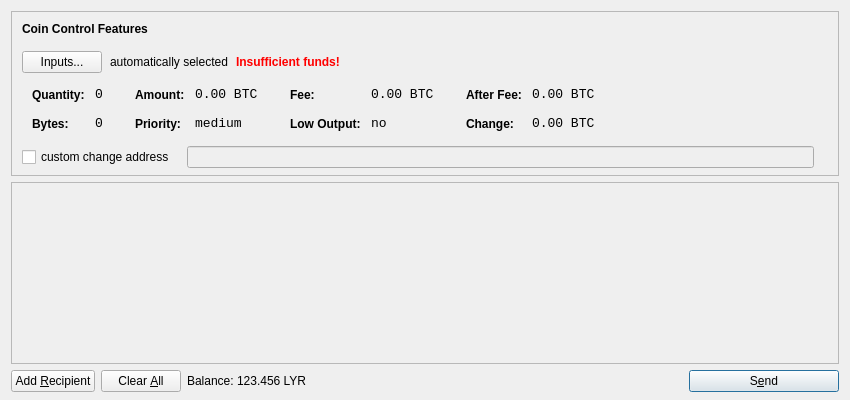
<?xml version="1.0" encoding="UTF-8"?>
<ui version="4.0">
 <class>SendCoinsDialog</class>
 <widget class="QDialog" name="SendCoinsDialog">
  <property name="geometry">
   <rect>
    <x>0</x>
    <y>0</y>
    <width>850</width>
    <height>400</height>
   </rect>
  </property>
  <property name="windowTitle">
   <string>Send Coins</string>
  </property>
  <layout class="QVBoxLayout" name="verticalLayout" stretch="0,1,0">
   <property name="bottomMargin">
    <number>8</number>
   </property>
   <item>
    <widget class="QFrame" name="frameCoinControl">
     <property name="sizePolicy">
      <sizepolicy hsizetype="Expanding" vsizetype="Expanding">
       <horstretch>0</horstretch>
       <verstretch>0</verstretch>
      </sizepolicy>
     </property>
     <property name="maximumSize">
      <size>
       <width>16777215</width>
       <height>16777215</height>
      </size>
     </property>
     <property name="frameShape">
      <enum>QFrame::StyledPanel</enum>
     </property>
     <property name="frameShadow">
      <enum>QFrame::Sunken</enum>
     </property>
     <layout class="QVBoxLayout" name="verticalLayoutCoinControl2">
      <property name="spacing">
       <number>-1</number>
      </property>
      <property name="leftMargin">
       <number>0</number>
      </property>
      <property name="topMargin">
       <number>0</number>
      </property>
      <property name="rightMargin">
       <number>0</number>
      </property>
      <property name="bottomMargin">
       <number>6</number>
      </property>
      <item>
       <layout class="QVBoxLayout" name="verticalLayoutCoinControl" stretch="0,0,0,0,1">
        <property name="spacing">
         <number>0</number>
        </property>
        <property name="leftMargin">
         <number>10</number>
        </property>
        <property name="topMargin">
         <number>10</number>
        </property>
        <item>
         <layout class="QHBoxLayout" name="horizontalLayoutCoinControl1">
          <property name="bottomMargin">
           <number>15</number>
          </property>
          <item>
           <widget class="QLabel" name="labelCoinControlFeatures">
            <property name="sizePolicy">
             <sizepolicy hsizetype="Preferred" vsizetype="Maximum">
              <horstretch>0</horstretch>
              <verstretch>0</verstretch>
             </sizepolicy>
            </property>
            <property name="font">
             <font>
              <weight>75</weight>
              <bold>true</bold>
             </font>
            </property>
            <property name="styleSheet">
             <string notr="true">font-weight:bold;</string>
            </property>
            <property name="text">
             <string>Coin Control Features</string>
            </property>
           </widget>
          </item>
         </layout>
        </item>
        <item>
         <layout class="QHBoxLayout" name="horizontalLayoutCoinControl2" stretch="0,0,0,0">
          <property name="spacing">
           <number>8</number>
          </property>
          <property name="bottomMargin">
           <number>10</number>
          </property>
          <item>
           <widget class="QPushButton" name="pushButtonCoinControl">
            <property name="styleSheet">
             <string notr="true"/>
            </property>
            <property name="text">
             <string>Inputs...</string>
            </property>
           </widget>
          </item>
          <item>
           <widget class="QLabel" name="labelCoinControlAutomaticallySelected">
            <property name="text">
             <string>automatically selected</string>
            </property>
            <property name="margin">
             <number>5</number>
            </property>
           </widget>
          </item>
          <item>
           <widget class="QLabel" name="labelCoinControlInsuffFunds">
            <property name="font">
             <font>
              <weight>75</weight>
              <bold>true</bold>
             </font>
            </property>
            <property name="styleSheet">
             <string notr="true">color:red;font-weight:bold;</string>
            </property>
            <property name="text">
             <string>Insufficient funds!</string>
            </property>
            <property name="margin">
             <number>5</number>
            </property>
           </widget>
          </item>
          <item>
           <spacer name="horizontalSpacerCoinControl">
            <property name="orientation">
             <enum>Qt::Horizontal</enum>
            </property>
            <property name="sizeHint" stdset="0">
             <size>
              <width>40</width>
              <height>1</height>
             </size>
            </property>
           </spacer>
          </item>
         </layout>
        </item>
        <item>
         <widget class="QWidget" name="widgetCoinControl" native="true">
          <property name="sizePolicy">
           <sizepolicy hsizetype="Preferred" vsizetype="Preferred">
            <horstretch>0</horstretch>
            <verstretch>0</verstretch>
           </sizepolicy>
          </property>
          <property name="minimumSize">
           <size>
            <width>0</width>
            <height>0</height>
           </size>
          </property>
          <property name="styleSheet">
           <string notr="true"/>
          </property>
          <layout class="QHBoxLayout" name="horizontalLayoutCoinControl5">
           <property name="margin">
            <number>0</number>
           </property>
           <item>
            <layout class="QHBoxLayout" name="horizontalLayoutCoinControl3" stretch="0,0,0,1">
             <property name="spacing">
              <number>20</number>
             </property>
             <property name="topMargin">
              <number>0</number>
             </property>
             <property name="bottomMargin">
              <number>10</number>
             </property>
             <item>
              <layout class="QFormLayout" name="formLayoutCoinControl1">
               <property name="horizontalSpacing">
                <number>10</number>
               </property>
               <property name="verticalSpacing">
                <number>14</number>
               </property>
               <property name="leftMargin">
                <number>10</number>
               </property>
               <property name="topMargin">
                <number>4</number>
               </property>
               <property name="rightMargin">
                <number>6</number>
               </property>
               <item row="0" column="0">
                <widget class="QLabel" name="labelCoinControlQuantityText">
                 <property name="styleSheet">
                  <string notr="true">font-weight:bold;</string>
                 </property>
                 <property name="text">
                  <string>Quantity:</string>
                 </property>
                 <property name="margin">
                  <number>0</number>
                 </property>
                </widget>
               </item>
               <item row="0" column="1">
                <widget class="QLabel" name="labelCoinControlQuantity">
                 <property name="font">
                  <font>
                   <family>Monospace</family>
                   <pointsize>10</pointsize>
                  </font>
                 </property>
                 <property name="cursor">
                  <cursorShape>IBeamCursor</cursorShape>
                 </property>
                 <property name="contextMenuPolicy">
                  <enum>Qt::ActionsContextMenu</enum>
                 </property>
                 <property name="text">
                  <string notr="true">0</string>
                 </property>
                 <property name="margin">
                  <number>0</number>
                 </property>
                 <property name="textInteractionFlags">
                  <set>Qt::LinksAccessibleByMouse|Qt::TextSelectableByKeyboard|Qt::TextSelectableByMouse</set>
                 </property>
                </widget>
               </item>
               <item row="1" column="0">
                <widget class="QLabel" name="labelCoinControlBytesText">
                 <property name="styleSheet">
                  <string notr="true">font-weight:bold;</string>
                 </property>
                 <property name="text">
                  <string>Bytes:</string>
                 </property>
                </widget>
               </item>
               <item row="1" column="1">
                <widget class="QLabel" name="labelCoinControlBytes">
                 <property name="font">
                  <font>
                   <family>Monospace</family>
                   <pointsize>10</pointsize>
                  </font>
                 </property>
                 <property name="cursor">
                  <cursorShape>IBeamCursor</cursorShape>
                 </property>
                 <property name="contextMenuPolicy">
                  <enum>Qt::ActionsContextMenu</enum>
                 </property>
                 <property name="text">
                  <string notr="true">0</string>
                 </property>
                 <property name="textInteractionFlags">
                  <set>Qt::LinksAccessibleByMouse|Qt::TextSelectableByKeyboard|Qt::TextSelectableByMouse</set>
                 </property>
                </widget>
               </item>
              </layout>
             </item>
             <item>
              <layout class="QFormLayout" name="formLayoutCoinControl2">
               <property name="horizontalSpacing">
                <number>10</number>
               </property>
               <property name="verticalSpacing">
                <number>14</number>
               </property>
               <property name="leftMargin">
                <number>6</number>
               </property>
               <property name="topMargin">
                <number>4</number>
               </property>
               <property name="rightMargin">
                <number>6</number>
               </property>
               <item row="0" column="0">
                <widget class="QLabel" name="labelCoinControlAmountText">
                 <property name="styleSheet">
                  <string notr="true">font-weight:bold;</string>
                 </property>
                 <property name="text">
                  <string>Amount:</string>
                 </property>
                 <property name="margin">
                  <number>0</number>
                 </property>
                </widget>
               </item>
               <item row="0" column="1">
                <widget class="QLabel" name="labelCoinControlAmount">
                 <property name="font">
                  <font>
                   <family>Monospace</family>
                   <pointsize>10</pointsize>
                  </font>
                 </property>
                 <property name="cursor">
                  <cursorShape>IBeamCursor</cursorShape>
                 </property>
                 <property name="contextMenuPolicy">
                  <enum>Qt::ActionsContextMenu</enum>
                 </property>
                 <property name="text">
                  <string notr="true">0.00 BTC</string>
                 </property>
                 <property name="textInteractionFlags">
                  <set>Qt::LinksAccessibleByMouse|Qt::TextSelectableByKeyboard|Qt::TextSelectableByMouse</set>
                 </property>
                </widget>
               </item>
               <item row="1" column="0">
                <widget class="QLabel" name="labelCoinControlPriorityText">
                 <property name="styleSheet">
                  <string notr="true">font-weight:bold;</string>
                 </property>
                 <property name="text">
                  <string>Priority:</string>
                 </property>
                </widget>
               </item>
               <item row="1" column="1">
                <widget class="QLabel" name="labelCoinControlPriority">
                 <property name="font">
                  <font>
                   <family>Monospace</family>
                   <pointsize>10</pointsize>
                  </font>
                 </property>
                 <property name="cursor">
                  <cursorShape>IBeamCursor</cursorShape>
                 </property>
                 <property name="contextMenuPolicy">
                  <enum>Qt::ActionsContextMenu</enum>
                 </property>
                 <property name="text">
                  <string>medium</string>
                 </property>
                 <property name="textInteractionFlags">
                  <set>Qt::LinksAccessibleByMouse|Qt::TextSelectableByKeyboard|Qt::TextSelectableByMouse</set>
                 </property>
                </widget>
               </item>
              </layout>
             </item>
             <item>
              <layout class="QFormLayout" name="formLayoutCoinControl3">
               <property name="horizontalSpacing">
                <number>10</number>
               </property>
               <property name="verticalSpacing">
                <number>14</number>
               </property>
               <property name="leftMargin">
                <number>6</number>
               </property>
               <property name="topMargin">
                <number>4</number>
               </property>
               <property name="rightMargin">
                <number>6</number>
               </property>
               <item row="0" column="0">
                <widget class="QLabel" name="labelCoinControlFeeText">
                 <property name="styleSheet">
                  <string notr="true">font-weight:bold;</string>
                 </property>
                 <property name="text">
                  <string>Fee:</string>
                 </property>
                 <property name="margin">
                  <number>0</number>
                 </property>
                </widget>
               </item>
               <item row="0" column="1">
                <widget class="QLabel" name="labelCoinControlFee">
                 <property name="font">
                  <font>
                   <family>Monospace</family>
                   <pointsize>10</pointsize>
                  </font>
                 </property>
                 <property name="cursor">
                  <cursorShape>IBeamCursor</cursorShape>
                 </property>
                 <property name="contextMenuPolicy">
                  <enum>Qt::ActionsContextMenu</enum>
                 </property>
                 <property name="text">
                  <string notr="true">0.00 BTC</string>
                 </property>
                 <property name="textInteractionFlags">
                  <set>Qt::LinksAccessibleByMouse|Qt::TextSelectableByKeyboard|Qt::TextSelectableByMouse</set>
                 </property>
                </widget>
               </item>
               <item row="1" column="0">
                <widget class="QLabel" name="labelCoinControlLowOutputText">
                 <property name="styleSheet">
                  <string notr="true">font-weight:bold;</string>
                 </property>
                 <property name="text">
                  <string>Low Output:</string>
                 </property>
                </widget>
               </item>
               <item row="1" column="1">
                <widget class="QLabel" name="labelCoinControlLowOutput">
                 <property name="font">
                  <font>
                   <family>Monospace</family>
                   <pointsize>10</pointsize>
                  </font>
                 </property>
                 <property name="cursor">
                  <cursorShape>IBeamCursor</cursorShape>
                 </property>
                 <property name="contextMenuPolicy">
                  <enum>Qt::ActionsContextMenu</enum>
                 </property>
                 <property name="text">
                  <string>no</string>
                 </property>
                 <property name="textInteractionFlags">
                  <set>Qt::LinksAccessibleByMouse|Qt::TextSelectableByKeyboard|Qt::TextSelectableByMouse</set>
                 </property>
                </widget>
               </item>
              </layout>
             </item>
             <item>
              <layout class="QFormLayout" name="formLayoutCoinControl4">
               <property name="horizontalSpacing">
                <number>10</number>
               </property>
               <property name="verticalSpacing">
                <number>14</number>
               </property>
               <property name="leftMargin">
                <number>6</number>
               </property>
               <property name="topMargin">
                <number>4</number>
               </property>
               <property name="rightMargin">
                <number>6</number>
               </property>
               <item row="0" column="0">
                <widget class="QLabel" name="labelCoinControlAfterFeeText">
                 <property name="styleSheet">
                  <string notr="true">font-weight:bold;</string>
                 </property>
                 <property name="text">
                  <string>After Fee:</string>
                 </property>
                 <property name="margin">
                  <number>0</number>
                 </property>
                </widget>
               </item>
               <item row="0" column="1">
                <widget class="QLabel" name="labelCoinControlAfterFee">
                 <property name="font">
                  <font>
                   <family>Monospace</family>
                   <pointsize>10</pointsize>
                  </font>
                 </property>
                 <property name="cursor">
                  <cursorShape>IBeamCursor</cursorShape>
                 </property>
                 <property name="contextMenuPolicy">
                  <enum>Qt::ActionsContextMenu</enum>
                 </property>
                 <property name="text">
                  <string notr="true">0.00 BTC</string>
                 </property>
                 <property name="textInteractionFlags">
                  <set>Qt::LinksAccessibleByMouse|Qt::TextSelectableByKeyboard|Qt::TextSelectableByMouse</set>
                 </property>
                </widget>
               </item>
               <item row="1" column="0">
                <widget class="QLabel" name="labelCoinControlChangeText">
                 <property name="styleSheet">
                  <string notr="true">font-weight:bold;</string>
                 </property>
                 <property name="text">
                  <string>Change:</string>
                 </property>
                </widget>
               </item>
               <item row="1" column="1">
                <widget class="QLabel" name="labelCoinControlChange">
                 <property name="font">
                  <font>
                   <family>Monospace</family>
                   <pointsize>10</pointsize>
                  </font>
                 </property>
                 <property name="cursor">
                  <cursorShape>IBeamCursor</cursorShape>
                 </property>
                 <property name="contextMenuPolicy">
                  <enum>Qt::ActionsContextMenu</enum>
                 </property>
                 <property name="text">
                  <string notr="true">0.00 BTC</string>
                 </property>
                 <property name="textInteractionFlags">
                  <set>Qt::LinksAccessibleByMouse|Qt::TextSelectableByKeyboard|Qt::TextSelectableByMouse</set>
                 </property>
                </widget>
               </item>
              </layout>
             </item>
            </layout>
           </item>
          </layout>
         </widget>
        </item>
        <item>
         <layout class="QHBoxLayout" name="horizontalLayoutCoinControl4" stretch="0,0,0">
          <property name="spacing">
           <number>12</number>
          </property>
          <property name="sizeConstraint">
           <enum>QLayout::SetDefaultConstraint</enum>
          </property>
          <property name="topMargin">
           <number>5</number>
          </property>
          <property name="rightMargin">
           <number>5</number>
          </property>
          <item>
           <widget class="QCheckBox" name="checkBoxCoinControlChange">
            <property name="text">
             <string>custom change address</string>
            </property>
           </widget>
          </item>
          <item>
           <widget class="QLineEdit" name="lineEditCoinControlChange">
            <property name="enabled">
             <bool>false</bool>
            </property>
            <property name="sizePolicy">
             <sizepolicy hsizetype="Expanding" vsizetype="Fixed">
              <horstretch>0</horstretch>
              <verstretch>0</verstretch>
             </sizepolicy>
            </property>
           </widget>
          </item>
          <item>
           <widget class="QLabel" name="labelCoinControlChangeLabel">
            <property name="sizePolicy">
             <sizepolicy hsizetype="Preferred" vsizetype="Expanding">
              <horstretch>0</horstretch>
              <verstretch>0</verstretch>
             </sizepolicy>
            </property>
            <property name="minimumSize">
             <size>
              <width>0</width>
              <height>0</height>
             </size>
            </property>
            <property name="text">
             <string/>
            </property>
            <property name="margin">
             <number>3</number>
            </property>
           </widget>
          </item>
         </layout>
        </item>
        <item>
         <spacer name="verticalSpacerCoinControl">
          <property name="orientation">
           <enum>Qt::Vertical</enum>
          </property>
          <property name="sizeHint" stdset="0">
           <size>
            <width>800</width>
            <height>1</height>
           </size>
          </property>
         </spacer>
        </item>
       </layout>
      </item>
     </layout>
    </widget>
   </item>
   <item>
    <widget class="QScrollArea" name="scrollArea">
     <property name="widgetResizable">
      <bool>true</bool>
     </property>
     <widget class="QWidget" name="scrollAreaWidgetContents">
      <property name="geometry">
       <rect>
        <x>0</x>
        <y>0</y>
        <width>830</width>
        <height>165</height>
       </rect>
      </property>
      <layout class="QVBoxLayout" name="verticalLayout_2">
       <property name="margin">
        <number>0</number>
       </property>
       <item>
        <layout class="QVBoxLayout" name="entries">
         <property name="spacing">
          <number>6</number>
         </property>
        </layout>
       </item>
       <item>
        <spacer name="verticalSpacer">
         <property name="orientation">
          <enum>Qt::Vertical</enum>
         </property>
         <property name="sizeHint" stdset="0">
          <size>
           <width>20</width>
           <height>40</height>
          </size>
         </property>
        </spacer>
       </item>
      </layout>
     </widget>
    </widget>
   </item>
   <item>
    <layout class="QHBoxLayout" name="horizontalLayout">
     <item>
      <widget class="QPushButton" name="addButton">
       <property name="toolTip">
        <string>Send to multiple recipients at once</string>
       </property>
       <property name="text">
        <string>Add &amp;Recipient</string>
       </property>
       <property name="icon">
        <iconset resource="../bitcoin.qrc">
         <normaloff>:/icons/add</normaloff>:/icons/add</iconset>
       </property>
       <property name="autoDefault">
        <bool>false</bool>
       </property>
      </widget>
     </item>
     <item>
      <widget class="QPushButton" name="clearButton">
       <property name="sizePolicy">
        <sizepolicy hsizetype="Minimum" vsizetype="Fixed">
         <horstretch>0</horstretch>
         <verstretch>0</verstretch>
        </sizepolicy>
       </property>
       <property name="toolTip">
        <string>Remove all transaction fields</string>
       </property>
       <property name="text">
        <string>Clear &amp;All</string>
       </property>
       <property name="icon">
        <iconset resource="../bitcoin.qrc">
         <normaloff>:/icons/remove</normaloff>:/icons/remove</iconset>
       </property>
       <property name="autoRepeatDelay">
        <number>300</number>
       </property>
       <property name="autoDefault">
        <bool>false</bool>
       </property>
      </widget>
     </item>
     <item>
      <layout class="QHBoxLayout" name="horizontalLayout_2">
       <property name="spacing">
        <number>3</number>
       </property>
       <item>
        <widget class="QLabel" name="label">
         <property name="text">
          <string>Balance:</string>
         </property>
        </widget>
       </item>
       <item>
        <widget class="QLabel" name="labelBalance">
         <property name="cursor">
          <cursorShape>IBeamCursor</cursorShape>
         </property>
         <property name="text">
          <string>123.456 LYR</string>
         </property>
         <property name="textInteractionFlags">
          <set>Qt::LinksAccessibleByMouse|Qt::TextSelectableByKeyboard|Qt::TextSelectableByMouse</set>
         </property>
        </widget>
       </item>
      </layout>
     </item>
     <item>
      <spacer name="horizontalSpacer">
       <property name="orientation">
        <enum>Qt::Horizontal</enum>
       </property>
       <property name="sizeHint" stdset="0">
        <size>
         <width>40</width>
         <height>20</height>
        </size>
       </property>
      </spacer>
     </item>
     <item>
      <widget class="QPushButton" name="sendButton">
       <property name="minimumSize">
        <size>
         <width>150</width>
         <height>0</height>
        </size>
       </property>
       <property name="toolTip">
        <string>Confirm the send action</string>
       </property>
       <property name="text">
        <string>S&amp;end</string>
       </property>
       <property name="icon">
        <iconset resource="../bitcoin.qrc">
         <normaloff>:/icons/send</normaloff>:/icons/send</iconset>
       </property>
       <property name="default">
        <bool>true</bool>
       </property>
      </widget>
     </item>
    </layout>
   </item>
  </layout>
 </widget>
 <resources>
  <include location="../bitcoin.qrc"/>
 </resources>
 <connections/>
</ui>
